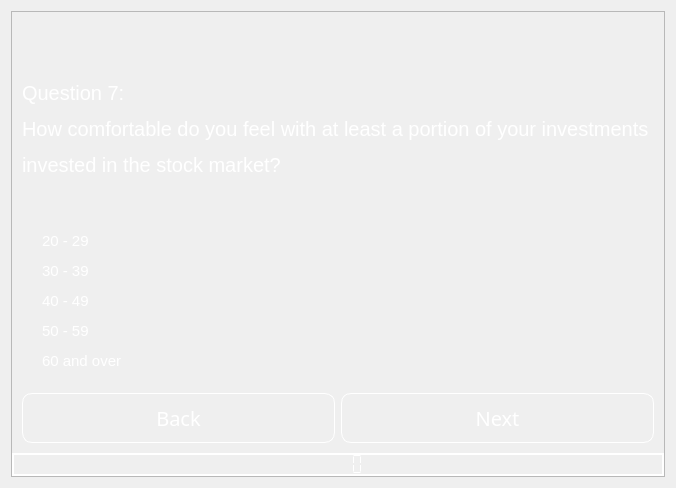
                <widget class="QWidget" name="Q_7">
                 <layout class="QVBoxLayout" name="verticalLayout_45">
                  <item>
                   <widget class="QFrame" name="frame_48">
                    <property name="frameShape">
                     <enum>QFrame::StyledPanel</enum>
                    </property>
                    <property name="frameShadow">
                     <enum>QFrame::Raised</enum>
                    </property>
                    <layout class="QVBoxLayout" name="verticalLayout_43">
                     <property name="spacing">
                      <number>0</number>
                     </property>
                     <property name="leftMargin">
                      <number>0</number>
                     </property>
                     <property name="topMargin">
                      <number>0</number>
                     </property>
                     <property name="rightMargin">
                      <number>0</number>
                     </property>
                     <property name="bottomMargin">
                      <number>0</number>
                     </property>
                     <item>
                      <widget class="QFrame" name="frame_49">
                       <property name="styleSheet">
                        <string notr="true">background:rgba(0,0,0,0);
color: rgb(255, 255, 255);</string>
                       </property>
                       <property name="frameShape">
                        <enum>QFrame::StyledPanel</enum>
                       </property>
                       <property name="frameShadow">
                        <enum>QFrame::Raised</enum>
                       </property>
                       <layout class="QVBoxLayout" name="verticalLayout_44">
                        <item>
                         <widget class="QLabel" name="label_21">
                          <property name="font">
                           <font>
                            <pointsize>15</pointsize>
                           </font>
                          </property>
                          <property name="styleSheet">
                           <string notr="true">color: rgb(255, 255, 255);</string>
                          </property>
                          <property name="text">
                           <string>&lt;html&gt;&lt;head/&gt;&lt;body&gt;&lt;p&gt;&lt;br/&gt;&lt;/p&gt;&lt;p&gt;Question 7:&lt;/p&gt;&lt;p&gt;How comfortable do you feel with at least a portion of your investments &lt;/p&gt;&lt;p&gt;invested in the stock market?&lt;br/&gt;&lt;br/&gt;&lt;/p&gt;&lt;/body&gt;&lt;/html&gt;</string>
                          </property>
                          <property name="alignment">
                           <set>Qt::AlignLeading|Qt::AlignLeft|Qt::AlignVCenter</set>
                          </property>
                         </widget>
                        </item>
                        <item>
                         <widget class="QRadioButton" name="Q1_E_7">
                          <property name="font">
                           <font>
                            <pointsize>11</pointsize>
                           </font>
                          </property>
                          <property name="text">
                           <string>20 - 29</string>
                          </property>
                         </widget>
                        </item>
                        <item>
                         <widget class="QRadioButton" name="Q1_D_7">
                          <property name="font">
                           <font>
                            <pointsize>11</pointsize>
                           </font>
                          </property>
                          <property name="text">
                           <string>30 - 39</string>
                          </property>
                         </widget>
                        </item>
                        <item>
                         <widget class="QRadioButton" name="Q1_C_7">
                          <property name="font">
                           <font>
                            <pointsize>11</pointsize>
                           </font>
                          </property>
                          <property name="text">
                           <string>40 - 49</string>
                          </property>
                         </widget>
                        </item>
                        <item>
                         <widget class="QRadioButton" name="Q1_B_7">
                          <property name="font">
                           <font>
                            <pointsize>11</pointsize>
                           </font>
                          </property>
                          <property name="text">
                           <string>50 - 59</string>
                          </property>
                         </widget>
                        </item>
                        <item>
                         <widget class="QRadioButton" name="Q1_A_7">
                          <property name="font">
                           <font>
                            <pointsize>11</pointsize>
                           </font>
                          </property>
                          <property name="text">
                           <string>60 and over</string>
                          </property>
                         </widget>
                        </item>
                       </layout>
                      </widget>
                     </item>
                     <item>
                      <widget class="QFrame" name="frame_50">
                       <property name="styleSheet">
                        <string notr="true">background:rgba(0,0,0,0);</string>
                       </property>
                       <property name="frameShape">
                        <enum>QFrame::StyledPanel</enum>
                       </property>
                       <property name="frameShadow">
                        <enum>QFrame::Raised</enum>
                       </property>
                       <layout class="QHBoxLayout" name="horizontalLayout_14">
                        <item>
                         <widget class="QPushButton" name="btn_back_Q7">
                          <property name="minimumSize">
                           <size>
                            <width>0</width>
                            <height>50</height>
                           </size>
                          </property>
                          <property name="maximumSize">
                           <size>
                            <width>500</width>
                            <height>16777215</height>
                           </size>
                          </property>
                          <property name="font">
                           <font>
                            <family>century gothic</family>
                            <pointsize>15</pointsize>
                           </font>
                          </property>
                          <property name="styleSheet">
                           <string notr="true">QPushButton
{
	background: transparent;
	border-radius: 10px;
	color: rgb(255, 255, 255);
	border: 1px solid rgb(255, 255, 255)
}

QPushButton:hover
{
	background-color: rgb(0, 170, 255);
}</string>
                          </property>
                          <property name="text">
                           <string>Back</string>
                          </property>
                         </widget>
                        </item>
                        <item>
                         <widget class="QPushButton" name="btn_Q_8">
                          <property name="minimumSize">
                           <size>
                            <width>0</width>
                            <height>50</height>
                           </size>
                          </property>
                          <property name="maximumSize">
                           <size>
                            <width>500</width>
                            <height>16777215</height>
                           </size>
                          </property>
                          <property name="font">
                           <font>
                            <family>century gothic</family>
                            <pointsize>15</pointsize>
                           </font>
                          </property>
                          <property name="styleSheet">
                           <string notr="true">QPushButton
{
	background: transparent;
	border-radius: 10px;
	color: rgb(255, 255, 255);
	border: 1px solid rgb(255, 255, 255)
}

QPushButton:hover
{
	background-color: rgb(0, 170, 255);
}</string>
                          </property>
                          <property name="text">
                           <string>Next</string>
                          </property>
                         </widget>
                        </item>
                       </layout>
                      </widget>
                     </item>
                     <item>
                      <widget class="QLCDNumber" name="lcdNumber_8">
                       <property name="maximumSize">
                        <size>
                         <width>16777215</width>
                         <height>200</height>
                        </size>
                       </property>
                       <property name="font">
                        <font>
                         <pointsize>10</pointsize>
                        </font>
                       </property>
                       <property name="styleSheet">
                        <string notr="true">color: rgb(255, 255, 255);</string>
                       </property>
                       <property name="frameShape">
                        <enum>QFrame::WinPanel</enum>
                       </property>
                       <property name="frameShadow">
                        <enum>QFrame::Plain</enum>
                       </property>
                       <property name="segmentStyle">
                        <enum>QLCDNumber::Flat</enum>
                       </property>
                       <property name="intValue" stdset="0">
                        <number>0</number>
                       </property>
                      </widget>
                     </item>
                    </layout>
                   </widget>
                  </item>
                 </layout>
                </widget>
